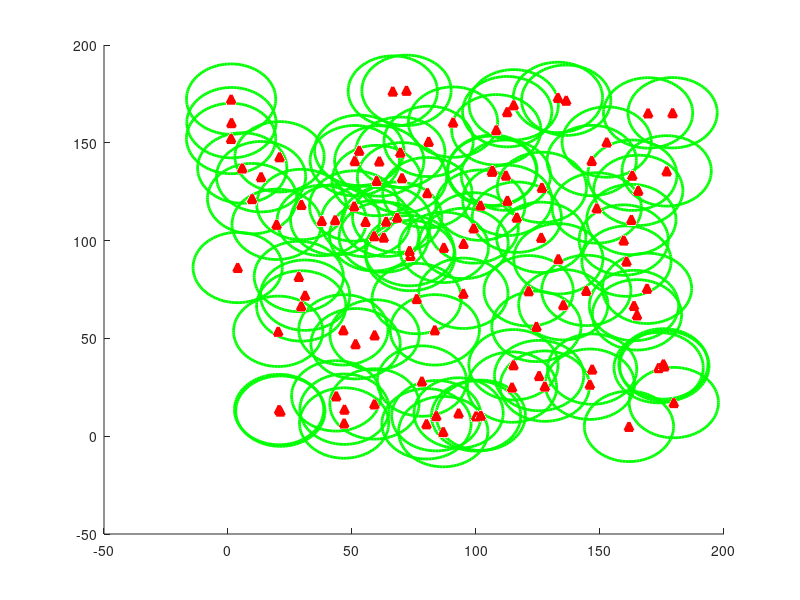

Here is the MATLAB script that generated this plot:
rng (117);
points = rand (100, 2) * 180;
figure ('Name', 'Point Map', 'NumberTitle', 'off')
scatter (points (:, 1), points (:,2), ... 
'marker', '^', 'MarkerFaceColor', [1 0 0],'MarkerEdgeColor', [1 0 0], 'LineWidth', 2)

%The two lines below are used to draw the circles around each node
radii = ones (100, 1) * 18; 
viscircles (points, radii, 'Color', [0 1 0]);
